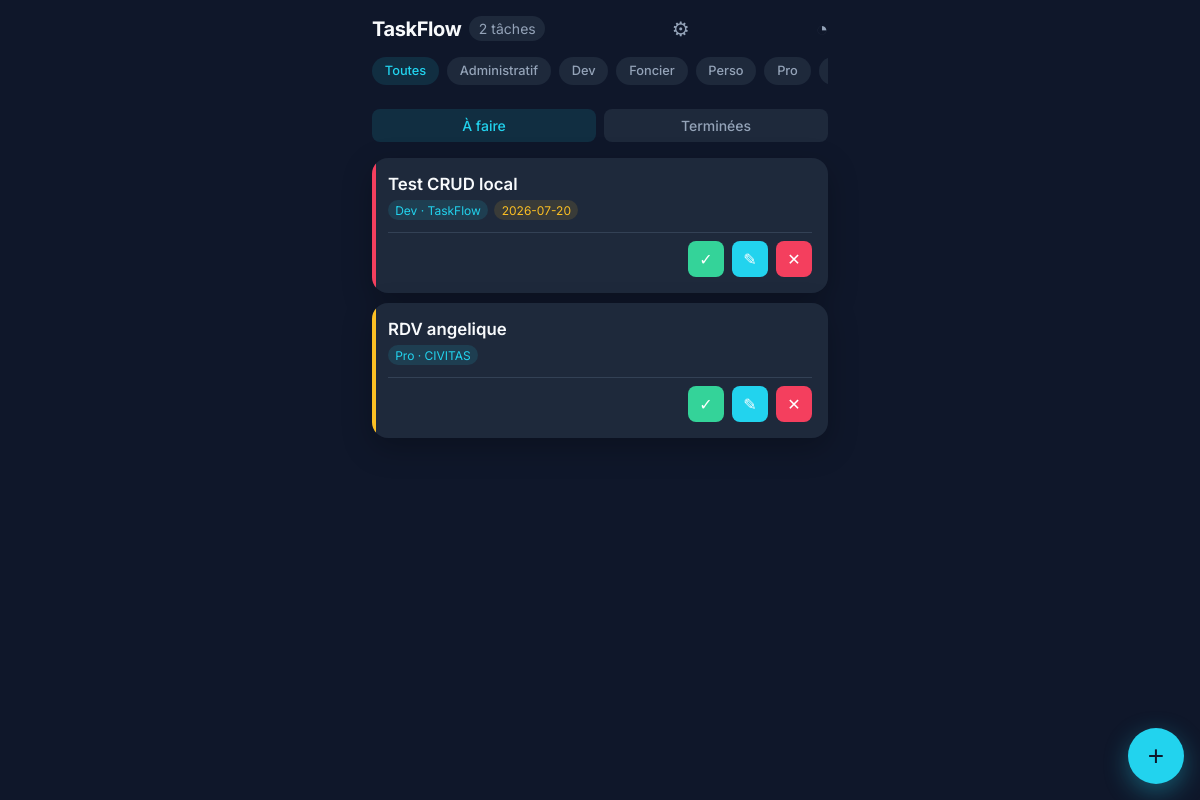
The page / on the database its author committed.
### tables this page shows
CREATE TABLE tasks (id INTEGER PRIMARY KEY AUTOINCREMENT, title TEXT NOT NULL, category TEXT NOT NULL, subcategory TEXT, priority INTEGER CHECK(priority BETWEEN 1 AND 3), due_at TEXT, done INTEGER DEFAULT 0, created_at TEXT DEFAULT CURRENT_TIMESTAMP, done_at TEXT);

### src/TaskRepository.php (called while the page is built, shortened)
<?php
final class TaskRepository
{
    private PDO $pdo;
    public function __construct(PDO $pdo)
    {
        $this->pdo = $pdo;
        $this->ensureSchema();
        $this->seedDefaults();
    }
    private function ensureSchema(): void
    {
        $this->pdo->exec('CREATE TABLE IF NOT EXISTS tasks (id INTEGER PRIMARY KEY AUTOINCREMENT, title TEXT NOT NULL, category TEXT NOT NULL, subcategory TEXT, priority INTEGER CHECK(priority BETWEEN 1 AND 3), due_at TEXT, done INTEGER DEFAULT 0, done_at TEXT, created_at TEXT DEFAULT CURRENT_TIMESTAMP)');
        $this->migrateCategoriesSchema();
        $this->pdo->exec('CREATE TABLE IF NOT EXISTS categories (name TEXT NOT NULL, subcategory TEXT NOT NULL DEFAULT \'\', PRIMARY KEY (name, subcategory))');
        try {
            $this->pdo->exec('ALTER TABLE tasks ADD COLUMN done_at TEXT');
        } catch (\PDOException $e) {
        }
    }
    private function migrateCategoriesSchema(): void
    {
        $info = $this->pdo->query("PRAGMA table_info('categories')")->fetchAll();
        $hasCompositePk = false;
        foreach ($info as $col) {
            if ($col['name'] === 'subcategory' && ($col['pk'] ?? 0) == 2) {
                $hasCompositePk = true;
                break;
            }
        }
        if ($hasCompositePk) {
            return;
        }
        $this->pdo->exec('ALTER TABLE categories RENAME TO categories_old');
        $this->pdo->exec('CREATE TABLE categories (name TEXT NOT NULL, subcategory TEXT NOT NULL DEFAULT \'\', PRIMARY KEY (name, subcategory))');
        $this->pdo->exec('DROP TABLE categories_old');
    }
    private function seedDefaults(): void
    {
        $default = [
            'Perso' => ['Courses', 'Santé', 'Famille'],
            'Pro' => ['Roland', 'CIVITAS', 'Appels'],
            'Dev' => ['TaskFlow', 'Matricothèque', 'LMLaP'],
            'Veille' => ['Météo', 'Veille-tech', 'Veille-concurrence'],
            'Foncier' => ['Carte', 'Dossiers', 'RDV'],
            'Projets' => ['Bougies', 'VINYLS', 'Fundisc'],
            'Administratif' => ['Impôt', 'Banque', 'Assurance'],
        ];
        $existing = $this->pdo->query('SELECT name, subcategory FROM categories')->fetchAll(PDO::FETCH_ASSOC);
        $map = [];
        foreach ($existing as $row) {
            $map[trim($row['name'])][] = $row['subcategory'];
        }
    }
    public function categories(): array
    {
        $rows = $this->pdo->query('SELECT name, subcategory FROM categories ORDER BY name, subcategory')->fetchAll(PDO::FETCH_ASSOC);
        $out = [];
        foreach ($rows as $row) {
            $out[trim($row['name'])][] = $row['subcategory'];
        }
        return $out;
    }
    public function findIncomplete(?string $category = null): array
    {
        $sql = 'SELECT * FROM tasks WHERE done = 0';
        $params = [];
        $sql .= ' ORDER BY due_at IS NULL, (CASE WHEN due_at < DATE(\'now\') THEN 0 ELSE 1 END) ASC, due_at ASC, priority ASC';
        $stmt = $this->pdo->prepare($sql);
        $stmt->execute($params);
        return $stmt->fetchAll();
    }
    public function isOverdue(int $id): bool
    {
        $task = $this->find($id);
        if (!$task || empty($task['due_at']) || (int) $task['done'] === 1) {
            return false;
        }
        return $task['due_at'] < date('Y-m-d');
    }
    public function find(int $id): ?array
    {
        $stmt = $this->pdo->prepare('SELECT * FROM tasks WHERE id = :id');
        $stmt->execute([':id' => $id]);
        $row = $stmt->fetch();
        return $row ?: null;
    }
}

### public/index.php (the view, shortened to what this page needs)
<?php
$dbPath = __DIR__ . '/taskflow.db';
if (!file_exists($dbPath)) {
    $dbPath = __DIR__ . '/taskflow.sqlite';
    if (!file_exists($dbPath)) {
        $dbPath = __DIR__ . '/../data/taskflow.db';
    }
}
$pdo = Database::get($dbPath);
$repo = new TaskRepository($pdo);
$categories = $repo->categories();
$view = $_GET['view'] ?? 'todo';
if ($view !== 'done') {
    $view = 'todo';
}
$filter = $_GET['category'] ?? null;
$tasks = $view === 'todo' ? $repo->findIncomplete($filter) : $repo->findDone();
?>
<!DOCTYPE html>
<html lang="fr">
<head>
  <link rel="stylesheet" href="style.css">
</head>
<body>
  <div class="container">
    <header>
      <h1>TaskFlow</h1>
      <span class="count"><?= count($tasks) ?> tâche<?= count($tasks) > 1 ? 's' : '' ?></span>
      <a class="admin-link" href="admin.php" title="Gérer les catégories">⚙</a>
      <a class="admin-link" href="stats.php" title="Statistiques">◔</a>
    </header>
    <nav class="filters">
      <a href="." class="<?= $filter === null ? 'active' : '' ?>">Toutes</a>
      <?php foreach ($categories as $cat => $_): ?>
        <a href="?category=<?= urlencode($cat) ?><?= $view === 'done' ? '&view=done' : '' ?>" class="<?= $filter === $cat ? 'active' : '' ?>"><?= htmlspecialchars($cat) ?></a>
      <?php endforeach; ?>
    </nav>
    <div class="view-toggle">
      <a href="." class="<?= $view === 'todo' ? 'active' : '' ?>">À faire</a>
      <a href="?view=done" class="<?= $view === 'done' ? 'active' : '' ?>">Terminées</a>
    </div>
    <div class="stack">
      <?php foreach ($tasks as $task): ?>
        <article class="task-card priority-<?= (int) $task['priority'] ?> <?= $view === 'done' ? 'done' : '' ?>">
          <div class="task-content">
            <h2><?= htmlspecialchars($task['title'], ENT_QUOTES, 'UTF-8') ?></h2>
            <div class="task-meta">
              <span class="chip"><?= htmlspecialchars($task['category']) ?><?= $task['subcategory'] ? ' · ' . htmlspecialchars($task['subcategory']) : '' ?></span>
              <?php if ($task['due_at']): ?><span class="chip due-chip"><?= htmlspecialchars($task['due_at']) ?></span><?php endif; ?>
              <?php if ($repo->isOverdue((int) $task['id'])): ?><span class="chip overdue-chip">En retard</span><?php endif; ?>
            </div>
          </div>
          <div class="task-actions">
            <?php if ($view === 'todo'): ?>
              <form method="post" class="action-form">
                <button type="submit" class="btn btn-success" title="Terminer">✓</button>
              </form>
              <a class="btn btn-primary" href="?action=edit&id=<?= (int) $task['id'] ?>" title="Éditer">✎</a>
            <?php endif; ?>
            <form method="post" class="action-form" onsubmit="return confirm('Supprimer cette tâche ?');">
              <button type="submit" class="btn btn-danger" title="Supprimer">✕</button>
            </form>
          </div>
        </article>
      <?php endforeach; ?>
    </div>
  </div>
  <?php if ($view === 'todo'): ?>
  <button class="add-btn" id="openModal">+</button>
  <?php endif; ?>
</body>
</html>

### public/style.css (style rules this page uses)
:root { --bg: #0f172a; --surface: #1e293b; --surface-light: #334155; --text: #f8fafc; --muted: #94a3b8; --accent: #22d3ee; --accent-soft: rgba(34, 211, 238, .12); --danger: #f43f5e; --success: #34d399; --priority-high: #f43f5e; --priority-med: #fbbf24; --priority-low: #34d399; }
* { box-sizing: border-box; }
body { margin: 0; font-family: 'Inter', system-ui, -apple-system, BlinkMacSystemFont, 'Segoe UI', sans-serif; background: var(--bg); color: var(--text); min-height: 100vh; }
.container { max-width: 480px; margin: 0 auto; padding: 1rem .75rem 4rem; }
header { display: flex; justify-content: space-between; align-items: center; margin-bottom: 1rem; }
header h1 { margin: 0; font-size: 1.25rem; font-weight: 700; letter-spacing: -.02em; }
header .count { font-size: .875rem; color: var(--muted); background: var(--surface); padding: .25rem .6rem; border-radius: 999px; }
.add-btn { position: fixed; bottom: 1rem; right: 1rem; width: 3.5rem; height: 3.5rem; border-radius: 50%; border: none; background: var(--accent); color: var(--bg); font-size: 1.75rem; display: flex; align-items: center; justify-content: center; box-shadow: 0 8px 24px rgba(34, 211, 238, .35); z-index: 50; }
.stack { display: flex; flex-direction: column; gap: .6rem; }
.task-card { background: var(--surface); border-radius: 1rem; padding: 1rem; box-shadow: 0 10px 30px rgba(0, 0, 0, .25); display: grid; grid-template-columns: 1fr auto; gap: .75rem; align-items: start; position: relative; overflow: hidden; }
.task-card::before { content: ''; position: absolute; left: 0; top: 0; bottom: 0; width: 4px; }
.priority-1::before { background: var(--priority-high); }
.priority-2::before { background: var(--priority-med); }
.task-content h2 { margin: 0 0 .35rem; font-size: 1.05rem; line-height: 1.25; font-weight: 600; }
.task-meta { display: flex; flex-wrap: wrap; gap: .4rem; font-size: .75rem; color: var(--muted); }
.chip { background: var(--accent-soft); color: var(--accent); padding: .15rem .45rem; border-radius: 999px; white-space: nowrap; }
.due-chip { background: rgba(251, 191, 36, .12); color: var(--priority-med); }
.filters { display: flex; gap: .5rem; overflow-x: auto; padding-bottom: .5rem; margin-bottom: 1rem; scrollbar-width: none; }
.filters a { flex: 0 0 auto; padding: .4rem .8rem; background: var(--surface); color: var(--muted); border-radius: 999px; text-decoration: none; font-size: .8rem; font-weight: 500; }
.filters a.active { background: var(--accent-soft); color: var(--accent); }
.action-form button, a.btn, .btn { display: inline-flex; align-items: center; justify-content: center; width: 2.25rem; height: 2.25rem; border: none; border-radius: .5rem; color: #fff; font-size: 1rem; text-decoration: none; cursor: pointer; }
.btn-success { background: var(--success); }
.btn-primary { background: var(--accent); color: var(--bg); }
.btn-danger { background: var(--danger); }
.task-card { display: flex; flex-direction: column; gap: .5rem; }
.task-content { width: 100%; }
.task-actions { display: flex; justify-content: flex-end; gap: .5rem; width: 100%; border-top: 1px solid var(--surface-light); padding-top: .5rem; margin-top: .25rem; }
.view-toggle { display: flex; gap: .5rem; margin-bottom: 1rem; }
.view-toggle a { flex: 1; text-align: center; padding: .5rem; background: var(--surface); color: var(--muted); border-radius: .5rem; text-decoration: none; font-size: .875rem; font-weight: 500; }
.view-toggle a.active { background: var(--accent-soft); color: var(--accent); }
.admin-link { color: var(--muted); text-decoration: none; font-size: 1.25rem; }
header { display: flex; align-items: center; justify-content: space-between; gap: .5rem; flex-wrap: wrap; }
header h1 { margin: 0; }
header .admin-link { margin-left: auto; }

### rows shown on the page
tasks: title "Test CRUD local", category "Dev", subcategory "TaskFlow", due_at "2026-07-20"
tasks: title "RDV angelique", category "Pro", subcategory "CIVITAS"

### other values the page prints
count($tasks) "2"
$cat "Administratif"
$cat "Dev"
$cat "Foncier"
$cat "Perso"
$cat "Pro"
